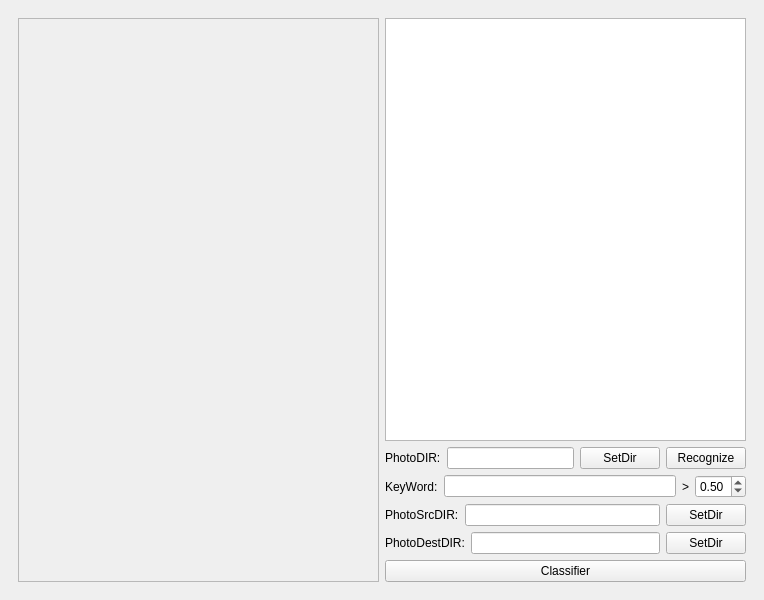
<?xml version="1.0" encoding="UTF-8"?>
<ui version="4.0">
 <class>MainWindow</class>
 <widget class="QMainWindow" name="MainWindow">
  <property name="geometry">
   <rect>
    <x>0</x>
    <y>0</y>
    <width>764</width>
    <height>600</height>
   </rect>
  </property>
  <property name="windowTitle">
   <string>MainWindow</string>
  </property>
  <widget class="QWidget" name="centralwidget">
   <layout class="QGridLayout" name="gridLayout">
    <item row="0" column="0">
     <widget class="QWidget" name="horizontalWidget" native="true">
      <property name="sizePolicy">
       <sizepolicy hsizetype="Preferred" vsizetype="Preferred">
        <horstretch>0</horstretch>
        <verstretch>0</verstretch>
       </sizepolicy>
      </property>
      <layout class="QHBoxLayout" name="horizontalLayout" stretch="1,1">
       <property name="sizeConstraint">
        <enum>QLayout::SetDefaultConstraint</enum>
       </property>
       <item>
        <widget class="QScrollArea" name="scrollArea">
         <property name="sizePolicy">
          <sizepolicy hsizetype="Preferred" vsizetype="Preferred">
           <horstretch>0</horstretch>
           <verstretch>0</verstretch>
          </sizepolicy>
         </property>
         <property name="widgetResizable">
          <bool>true</bool>
         </property>
         <widget class="QWidget" name="scrollAreaWidgetContents">
          <property name="geometry">
           <rect>
            <x>0</x>
            <y>0</y>
            <width>367</width>
            <height>578</height>
           </rect>
          </property>
          <property name="sizePolicy">
           <sizepolicy hsizetype="Expanding" vsizetype="Expanding">
            <horstretch>0</horstretch>
            <verstretch>0</verstretch>
           </sizepolicy>
          </property>
          <widget class="QLabel" name="imageLabel">
           <property name="geometry">
            <rect>
             <x>0</x>
             <y>0</y>
             <width>381</width>
             <height>571</height>
            </rect>
           </property>
           <property name="sizePolicy">
            <sizepolicy hsizetype="Expanding" vsizetype="Expanding">
             <horstretch>0</horstretch>
             <verstretch>0</verstretch>
            </sizepolicy>
           </property>
           <property name="text">
            <string/>
           </property>
          </widget>
         </widget>
        </widget>
       </item>
       <item>
        <layout class="QVBoxLayout" name="verticalLayout_2">
         <item>
          <widget class="QTextEdit" name="textEdit"/>
         </item>
         <item>
          <layout class="QHBoxLayout" name="horizontalLayout_7">
           <item>
            <widget class="QLabel" name="recognize_path">
             <property name="text">
              <string>PhotoDIR:</string>
             </property>
            </widget>
           </item>
           <item>
            <widget class="QLineEdit" name="photodirLineEdit_2"/>
           </item>
           <item>
            <widget class="QPushButton" name="pushButton_5">
             <property name="text">
              <string>SetDir</string>
             </property>
            </widget>
           </item>
           <item>
            <widget class="QPushButton" name="pushButton_4">
             <property name="text">
              <string>Recognize</string>
             </property>
            </widget>
           </item>
          </layout>
         </item>
         <item>
          <layout class="QHBoxLayout" name="horizontalLayout_2">
           <item>
            <widget class="QLabel" name="label">
             <property name="text">
              <string>KeyWord:</string>
             </property>
            </widget>
           </item>
           <item>
            <widget class="QLineEdit" name="lineEdit_2"/>
           </item>
           <item>
            <widget class="QLabel" name="label_4">
             <property name="text">
              <string>&gt;</string>
             </property>
            </widget>
           </item>
           <item>
            <widget class="QDoubleSpinBox" name="doubleSpinBox">
             <property name="maximum">
              <double>1.000000000000000</double>
             </property>
             <property name="singleStep">
              <double>0.010000000000000</double>
             </property>
             <property name="value">
              <double>0.500000000000000</double>
             </property>
            </widget>
           </item>
          </layout>
         </item>
         <item>
          <layout class="QHBoxLayout" name="horizontalLayout_5">
           <item>
            <widget class="QLabel" name="label_3">
             <property name="text">
              <string>PhotoSrcDIR:</string>
             </property>
            </widget>
           </item>
           <item>
            <widget class="QLineEdit" name="photodirLineEdit"/>
           </item>
           <item>
            <widget class="QPushButton" name="pushButton_2">
             <property name="text">
              <string>SetDir</string>
             </property>
            </widget>
           </item>
          </layout>
         </item>
         <item>
          <layout class="QHBoxLayout" name="horizontalLayout_4">
           <item>
            <widget class="QLabel" name="label_2">
             <property name="text">
              <string>PhotoDestDIR:</string>
             </property>
            </widget>
           </item>
           <item>
            <widget class="QLineEdit" name="lineEdit"/>
           </item>
           <item>
            <widget class="QPushButton" name="pushButton">
             <property name="text">
              <string>SetDir</string>
             </property>
            </widget>
           </item>
          </layout>
         </item>
         <item>
          <layout class="QHBoxLayout" name="horizontalLayout_6">
           <item>
            <widget class="QPushButton" name="pushButton_3">
             <property name="text">
              <string>Classifier</string>
             </property>
            </widget>
           </item>
          </layout>
         </item>
        </layout>
       </item>
      </layout>
     </widget>
    </item>
   </layout>
  </widget>
 </widget>
 <resources/>
 <connections/>
</ui>
